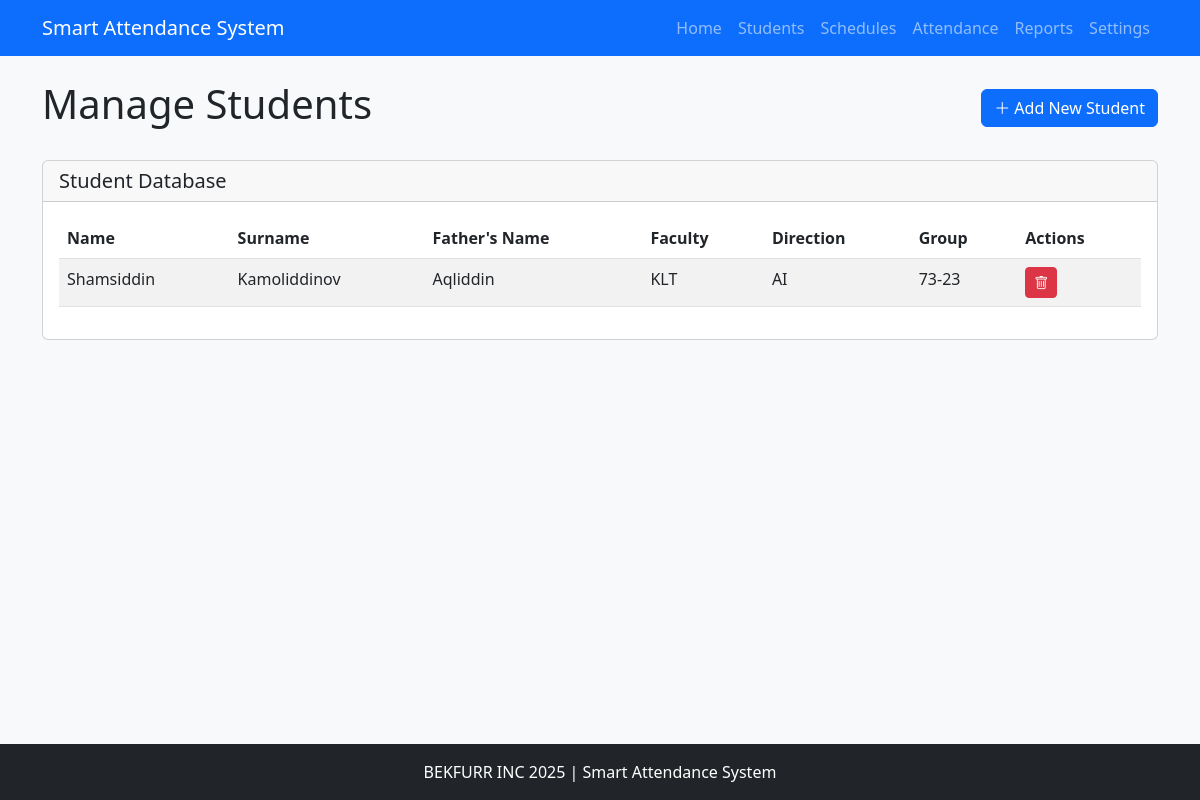
The page /students/ on the database its author committed.
### face_attendance/models.py (models this page shows, shortened)
class Student(models.Model):
    name = models.CharField(max_length=100)
    surname = models.CharField(max_length=100)
    father_name = models.CharField(max_length=100)
    faculty = models.CharField(max_length=100)
    direction = models.CharField(max_length=100)
    group = models.CharField(max_length=50)
    face_embeddings = models.TextField()  # Store face embeddings as JSON string

### face_attendance/views.py (the view)
# urls.py: path('students/', views.students_list, name='students_list'),
def students_list(request):
    students = Student.objects.all()
    return render(request, 'face_attendance/students.html', {'students': students})

### templates/face_attendance/students.html (shortened to what this page needs)
{% extends 'base.html' %}
{% block content %}
<div class="d-flex justify-content-between align-items-center mb-4">
    <h1>Manage Students</h1>
    <a href="{% url 'add_student' %}" class="btn btn-primary">
        <i class="bi bi-plus-lg"></i> Add New Student
    </a>
</div>
<div class="card">
    <div class="card-header">
        <h5 class="card-title mb-0">Student Database</h5>
    </div>
    <div class="card-body">
        {% if students %}
            <div class="table-responsive">
                <table class="table table-striped table-hover">
                    <thead>
                        <tr>
                            <th>Name</th>
                            <th>Surname</th>
                            <th>Father's Name</th>
                            <th>Faculty</th>
                            <th>Direction</th>
                            <th>Group</th>
                            <th>Actions</th>
                        </tr>
                    </thead>
                    <tbody>
                        {% for student in students %}
                            <tr>
                                <td>{{ student.name }}</td>
                                <td>{{ student.surname }}</td>
                                <td>{{ student.father_name }}</td>
                                <td>{{ student.faculty }}</td>
                                <td>{{ student.direction }}</td>
                                <td>{{ student.group }}</td>
                                <td>
                                    <a href="{% url 'delete_student' student.id %}" class="btn btn-sm btn-danger">
                                        <i class="bi bi-trash"></i>
                                    </a>
                                </td>
                            </tr>
                        {% endfor %}
                    </tbody>
                </table>
            </div>
        {% else %}
            <div class="alert alert-info">
                No students found. Please add students to the database.
            </div>
        {% endif %}
    </div>
</div>
{% endblock %}

### templates/base.html (style rules this page uses)
body { min-height: 100vh; display: flex; flex-direction: column; }

### rows shown on the page
Student: name "Shamsiddin", surname "Kamoliddinov", father_name "Aqliddin", faculty "KLT", direction "AI", group "73-23"
